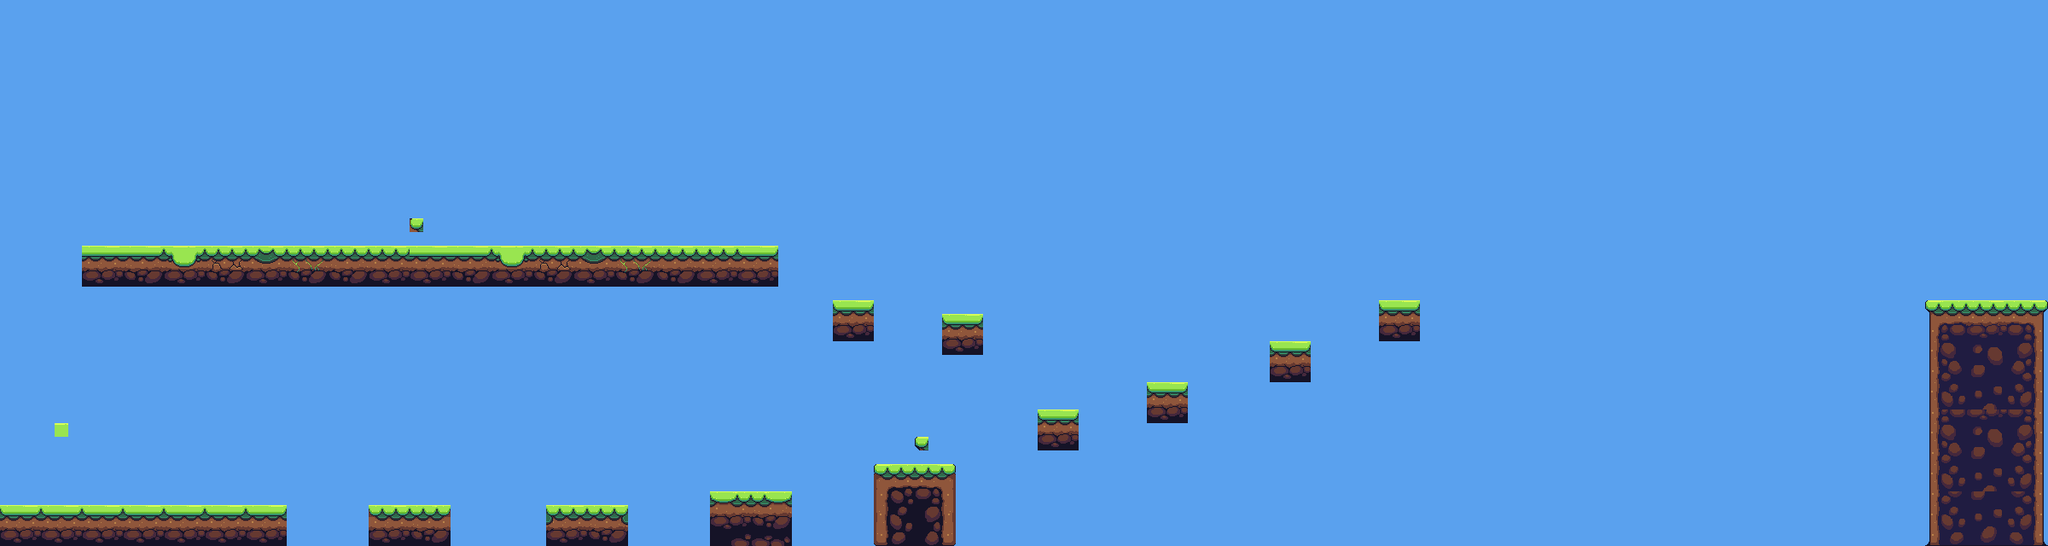

A 2D game scene composited from a Tiled map and its tileset images. What follows is a short description and the map's XML, with each tile layer's data collapsed to a summary:
An orthogonal 150x40 tile map with 16x16 px tiles, 2 tile layers (Background, Terrain) and 19 objects.

<map version="1.9" tiledversion="1.9.2" orientation="orthogonal" renderorder="right-down" width="150" height="40" tilewidth="16" tileheight="16" infinite="0" nextlayerid="9" nextobjectid="34">
 <tileset firstgid="1" source="tileset/environment.tsx" />
 <layer id="2" name="Background" width="150" height="40">
  <data>[6000 cells, 6000 non-empty, 3 distinct tile ids]</data>
 </layer>
 <objectgroup id="7" name="Checkpoints">
  <object id="27" x="1072.67" y="512" width="16" height="16" />
  <object id="28" x="480.5" y="255" width="16" height="16" />
 </objectgroup>
 <objectgroup id="6" name="Blocks">
  <object id="24" x="63.6667" y="495.666" width="16.6666" height="16" />
 </objectgroup>
 <layer id="1" name="Terrain" width="150" height="40">
  <data>[6000 cells, 531 non-empty, 260 distinct tile ids]</data>
 </layer>
 <objectgroup id="8" name="MovingStructure">
  <object id="30" x="1745" y="351.5" width="47.5" height="47.5" />
 </objectgroup>
 <objectgroup id="3" name="Enemies">
  <object id="1" x="1222" y="447" width="32" height="32" />
  <object id="23" x="166.667" y="558" width="32" height="32" />
 </objectgroup>
 <objectgroup id="5" name="Traps" />
 <objectgroup id="4" name="Collisions">
  <object id="3" x="0" y="591.5" width="336" height="48" />
  <object id="4" x="433" y="591.5" width="94" height="48" />
  <object id="5" x="640" y="592" width="96" height="47" />
  <object id="6" x="833" y="576" width="95.5" height="63" />
  <object id="7" x="1025.5" y="544" width="95" height="95.5" />
  <object id="8" x="1216" y="481" width="47.5" height="46" />
  <object id="9" x="1343.5" y="447.5" width="48" height="49" />
  <object id="20" x="975.5" y="351" width="48.5" height="48" />
  <object id="21" x="96.3334" y="288" width="815.333" height="48" />
  <object id="22" x="1104" y="368" width="46.6667" height="48" />
  <object id="31" x="1488" y="399.5" width="48" height="48.5" />
  <object id="32" x="1615.5" y="351.5" width="48.5" height="47.5" />
  <object id="33" x="2256" y="351" width="143" height="287.5" />
 </objectgroup>
</map>
